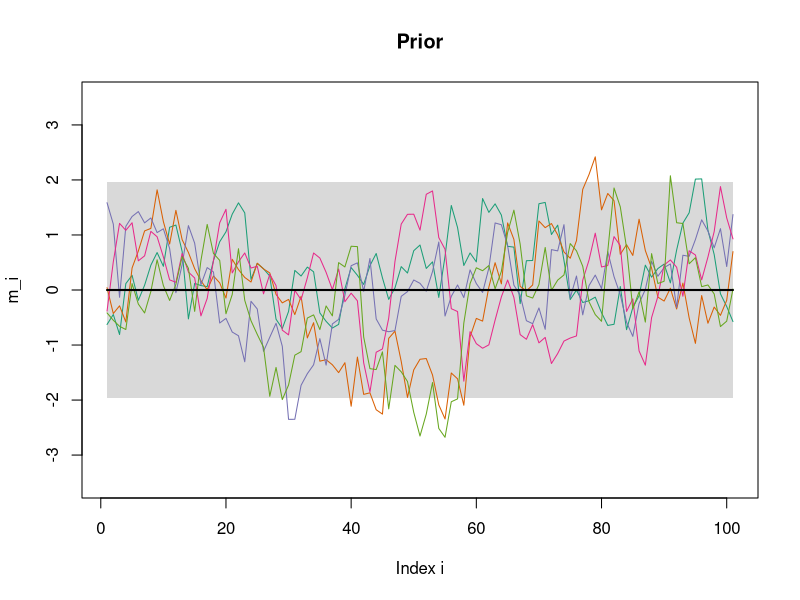
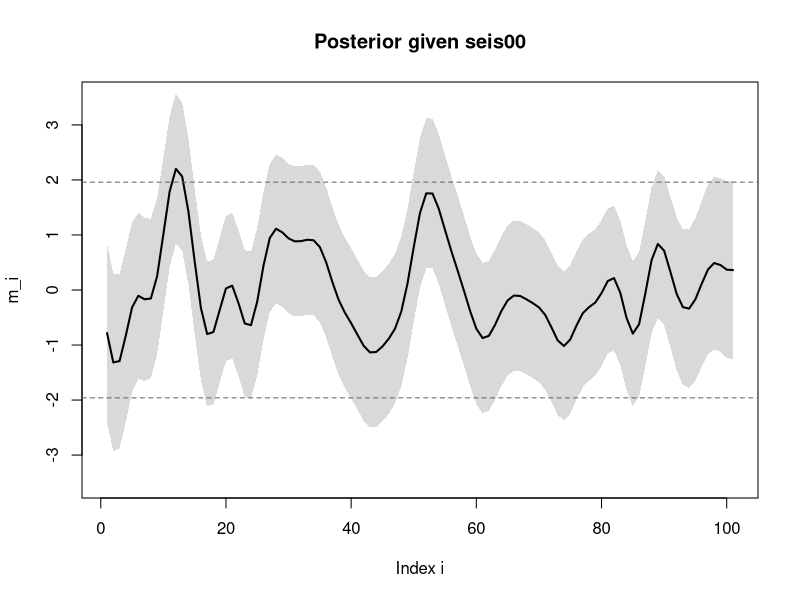
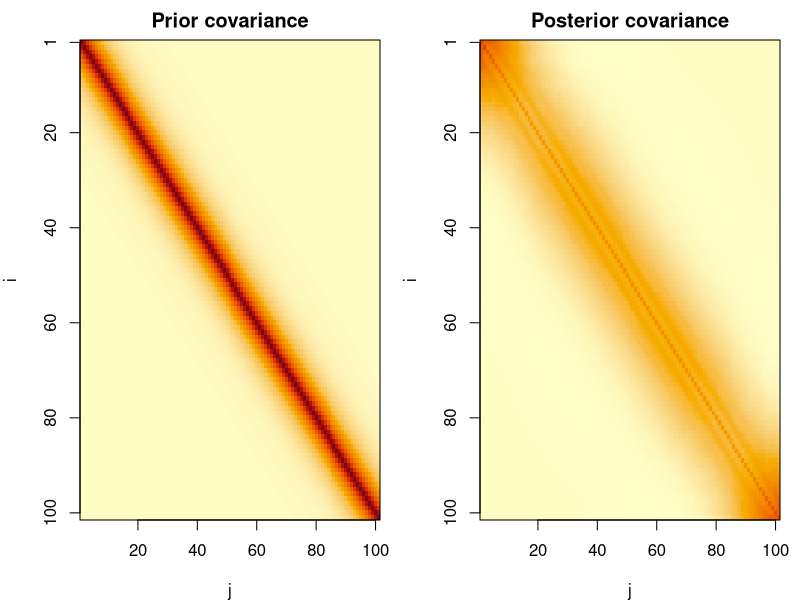
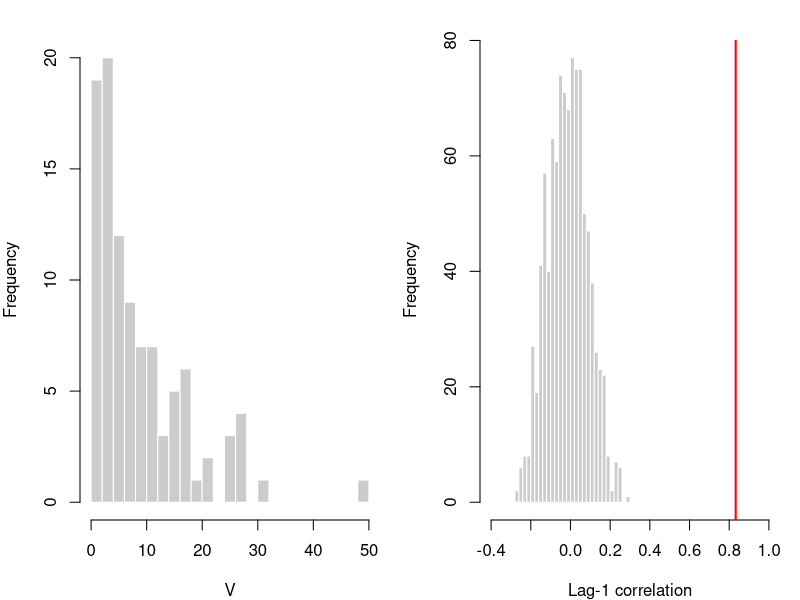

Write R code to recreate these figures, in order.
## ---- chunk 1
knitr::opts_chunk$set(echo = FALSE, message = FALSE, warning = FALSE,
                      fig.align = "center", fig.width = 7.5, fig.height = 3.6,
                      out.width = "95%", fig.pos = "H")
## ---- chunk 2
A  <- as.matrix(read.table("data/A.txt"))   # forward operator (n x n)
dimnames(A) <- NULL
d0 <- scan("data/seis00.txt", quiet = TRUE)
d1 <- scan("data/seis01.txt", quiet = TRUE)
d2 <- scan("data/seis02.txt", quiet = TRUE)
n  <- nrow(A)
z  <- 1:n
## ---- chunk 3
# Prior covariance: exponential correlation function
exp_cov <- function(n, sigma2, ell) {
  D <- abs(outer(1:n, 1:n, "-"))           # matrix of |i - j|
  sigma2 * exp(-3 * D / ell)
}

# Posterior of m | d for d = A m + eps (Gaussian conditioning)
gauss_posterior <- function(d, A, mu, Sigma, sigma2_eps) {
  Sigma_d <- A %*% Sigma %*% t(A) + sigma2_eps * diag(nrow(A))   # Cov(d)
  K       <- Sigma %*% t(A) %*% solve(Sigma_d)                   # Cov(m,d) Cov(d)^-1
  mu_post <- drop(mu + K %*% (d - A %*% mu))
  S_post  <- Sigma - K %*% A %*% Sigma
  S_post  <- (S_post + t(S_post)) / 2      # make exactly symmetric (rounding)
  list(mean = mu_post, cov = S_post)
}

# Simulate B draws from N(mu, S): m = mu + L x, L L^T = S, x ~ N(0, I)
rmvn <- function(B, mu, S) {
  L <- t(chol(S + 1e-10 * diag(length(mu))))   # lower Cholesky factor (tiny jitter)
  X <- matrix(rnorm(length(mu) * B), length(mu), B)
  t(mu + L %*% X)                               # one draw per row
}

# Mean with pointwise 95% credibility band (and optional realisations)
band_plot <- function(mean, sd, main, ylim, sims = NULL) {
  lo <- mean - 1.96 * sd
  hi <- mean + 1.96 * sd
  plot(z, mean, type = "n", ylim = ylim, xlab = "Index i", ylab = "m_i", main = main)
  polygon(c(z, rev(z)), c(lo, rev(hi)), col = "grey85", border = NA)
  if (!is.null(sims)) matlines(z, t(sims), lty = 1, lwd = 1,
                               col = c("#1b9e77", "#d95f02", "#7570b3", "#e7298a", "#66a61e"))
  lines(z, mean, lwd = 2)
}
## ---- chunk 4
mu <- 0; sigma2_m <- 1; ell <- 20; sigma2_eps <- 0.04
mu_m    <- rep(mu, n)
Sigma_m <- exp_cov(n, sigma2_m, ell)

set.seed(1)
prior_sims <- rmvn(5, mu_m, Sigma_m)
band_plot(mu_m, sqrt(diag(Sigma_m)), "Prior", ylim = c(-3.5, 3.5), sims = prior_sims)
## ---- chunk 5
post0 <- gauss_posterior(d0, A, mu_m, Sigma_m, sigma2_eps)
sd0   <- sqrt(diag(post0$cov))
band_plot(post0$mean, sd0, "Posterior given seis00", ylim = c(-3.5, 3.5))
abline(h = c(-1.96, 1.96), lty = 2, col = "grey40")
## ---- chunk 6
cov_image <- function(S, main, zlim) {
  image(z, z, t(S)[, n:1], zlim = zlim, col = hcl.colors(64, "YlOrRd", rev = TRUE),
        xlab = "j", ylab = "i", main = main, axes = FALSE, useRaster = TRUE)
  axis(1); axis(2, at = n + 1 - c(1, 20, 40, 60, 80, 100), labels = c(1, 20, 40, 60, 80, 100))
  box()
}
zl <- range(Sigma_m, post0$cov)
par(mfrow = c(1, 2), mar = c(4, 4, 2, 1))
cov_image(Sigma_m, "Prior covariance", zl)
cov_image(post0$cov, "Posterior covariance", zl)
## ---- chunk 7
sd_range <- range(sd0)
A_one    <- max(abs(A %*% rep(1, n)))      # A applied to a constant vector
## ---- chunk 8
c_lev <- -1
h_V   <- function(m, c = c_lev) sum((c - m) * (m < c))   # exceedance volume

B <- 100
set.seed(2)
post_sims <- rmvn(B, post0$mean, post0$cov)
V <- apply(post_sims, 1, h_V)                              # one V per posterior draw

V_summary <- c(mean = mean(V), median = median(V), sd = sd(V))
knitr::kable(t(round(V_summary, 2)), caption = "Posterior summaries of $V$ ($B=100$).")
## ---- chunk 9
hist(V, breaks = 20, col = "grey80", border = "white", main = "", xlab = "V")
## ---- chunk 10
Vs  <- sort(V)                                      # order statistics
P10 <- Vs[10]
P90 <- Vs[90]

# N = number of samples below the true P10 ~ Bin(B, 0.1)
# V_(r) <= P10 < V_(s)  <=>  r <= N <= s - 1
r <- qbinom(0.025, B, 0.1)
s <- qbinom(0.975, B, 0.1) + 1
coverage <- pbinom(s - 1, B, 0.1) - pbinom(r - 1, B, 0.1)
## ---- chunk 11
lag1 <- function(x) cor(x[-1], x[-length(x)])   # lag-1 correlation

rho_obs <- lag1(d0)
set.seed(4)
rho_perm <- replicate(1000, lag1(sample(d0)))    # sample() gives a random permutation
n_extreme <- sum(abs(rho_perm) >= abs(rho_obs))

hist(rho_perm, breaks = 30, col = "grey80", border = "white", main = "",
     xlab = "Lag-1 correlation", xlim = c(-0.4, 1))
abline(v = rho_obs, col = "red", lwd = 2)
